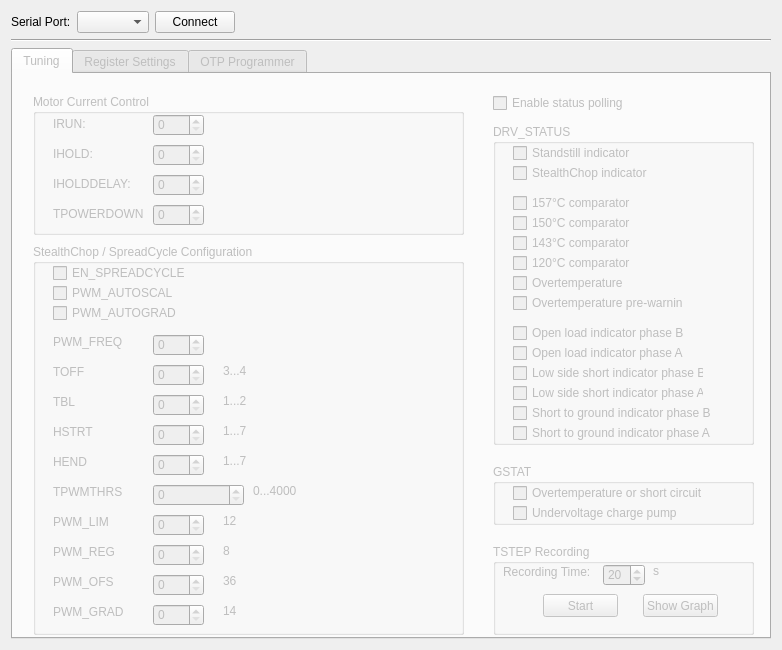
<?xml version="1.0" encoding="UTF-8"?>
<ui version="4.0">
 <class>Dialog</class>
 <widget class="QDialog" name="Dialog">
  <property name="geometry">
   <rect>
    <x>0</x>
    <y>0</y>
    <width>782</width>
    <height>650</height>
   </rect>
  </property>
  <property name="sizePolicy">
   <sizepolicy hsizetype="Preferred" vsizetype="Preferred">
    <horstretch>0</horstretch>
    <verstretch>0</verstretch>
   </sizepolicy>
  </property>
  <property name="windowTitle">
   <string>SilentStepStick-TMC2208 Configurator v1.0 (www.watterott.com)</string>
  </property>
  <layout class="QGridLayout" name="gridLayout">
   <property name="sizeConstraint">
    <enum>QLayout::SetDefaultConstraint</enum>
   </property>
   <item row="1" column="0">
    <layout class="QHBoxLayout" name="horizontalLayout_3">
     <item>
      <widget class="QLabel" name="label_31">
       <property name="text">
        <string>Serial Port:</string>
       </property>
      </widget>
     </item>
     <item>
      <widget class="QComboBox" name="COMPORT_comboBox"/>
     </item>
     <item>
      <widget class="QPushButton" name="Connect_pushButton">
       <property name="text">
        <string>Connect</string>
       </property>
       <property name="autoDefault">
        <bool>false</bool>
       </property>
      </widget>
     </item>
     <item>
      <widget class="QLabel" name="RW_label">
       <property name="text">
        <string/>
       </property>
      </widget>
     </item>
     <item>
      <spacer name="horizontalSpacer">
       <property name="orientation">
        <enum>Qt::Horizontal</enum>
       </property>
       <property name="sizeHint" stdset="0">
        <size>
         <width>40</width>
         <height>20</height>
        </size>
       </property>
      </spacer>
     </item>
    </layout>
   </item>
   <item row="3" column="0">
    <widget class="QTabWidget" name="tabWidget">
     <property name="enabled">
      <bool>false</bool>
     </property>
     <property name="currentIndex">
      <number>0</number>
     </property>
     <widget class="QWidget" name="tab_5">
      <attribute name="title">
       <string>Tuning</string>
      </attribute>
      <widget class="QGroupBox" name="groupBox">
       <property name="geometry">
        <rect>
         <x>20</x>
         <y>20</y>
         <width>431</width>
         <height>141</height>
        </rect>
       </property>
       <property name="title">
        <string>Motor Current Control</string>
       </property>
       <widget class="QLabel" name="I_HOLD_Label">
        <property name="geometry">
         <rect>
          <x>190</x>
          <y>50</y>
          <width>221</width>
          <height>16</height>
         </rect>
        </property>
        <property name="text">
         <string/>
        </property>
       </widget>
       <widget class="QLabel" name="label_5">
        <property name="geometry">
         <rect>
          <x>20</x>
          <y>80</y>
          <width>81</width>
          <height>20</height>
         </rect>
        </property>
        <property name="text">
         <string>IHOLDDELAY:</string>
        </property>
       </widget>
       <widget class="QSpinBox" name="spinBox_I_HOLD">
        <property name="geometry">
         <rect>
          <x>120</x>
          <y>50</y>
          <width>51</width>
          <height>22</height>
         </rect>
        </property>
        <property name="maximum">
         <number>31</number>
        </property>
        <property name="value">
         <number>0</number>
        </property>
       </widget>
       <widget class="QSpinBox" name="spinBox_T_POWER_DOWN">
        <property name="geometry">
         <rect>
          <x>120</x>
          <y>110</y>
          <width>51</width>
          <height>22</height>
         </rect>
        </property>
        <property name="maximum">
         <number>255</number>
        </property>
       </widget>
       <widget class="QLabel" name="label_2">
        <property name="geometry">
         <rect>
          <x>20</x>
          <y>50</y>
          <width>51</width>
          <height>20</height>
         </rect>
        </property>
        <property name="text">
         <string>IHOLD:</string>
        </property>
       </widget>
       <widget class="QLabel" name="label">
        <property name="geometry">
         <rect>
          <x>20</x>
          <y>20</y>
          <width>51</width>
          <height>20</height>
         </rect>
        </property>
        <property name="text">
         <string>IRUN:</string>
        </property>
       </widget>
       <widget class="QLabel" name="label_6">
        <property name="geometry">
         <rect>
          <x>20</x>
          <y>110</y>
          <width>91</width>
          <height>20</height>
         </rect>
        </property>
        <property name="text">
         <string>TPOWERDOWN:</string>
        </property>
       </widget>
       <widget class="QSpinBox" name="spinBox_I_HOLD_DELAY">
        <property name="geometry">
         <rect>
          <x>120</x>
          <y>80</y>
          <width>51</width>
          <height>22</height>
         </rect>
        </property>
        <property name="maximum">
         <number>15</number>
        </property>
       </widget>
       <widget class="QSpinBox" name="spinBox_I_RUN">
        <property name="geometry">
         <rect>
          <x>120</x>
          <y>20</y>
          <width>51</width>
          <height>22</height>
         </rect>
        </property>
        <property name="maximum">
         <number>31</number>
        </property>
        <property name="value">
         <number>0</number>
        </property>
       </widget>
       <widget class="QLabel" name="I_RUN_Label">
        <property name="geometry">
         <rect>
          <x>190</x>
          <y>20</y>
          <width>201</width>
          <height>16</height>
         </rect>
        </property>
        <property name="text">
         <string/>
        </property>
       </widget>
       <widget class="QLabel" name="TPOWERDOWN_Label">
        <property name="geometry">
         <rect>
          <x>190</x>
          <y>110</y>
          <width>211</width>
          <height>16</height>
         </rect>
        </property>
        <property name="text">
         <string/>
        </property>
       </widget>
       <widget class="QLabel" name="IHOLDDELAY_Label">
        <property name="geometry">
         <rect>
          <x>190</x>
          <y>80</y>
          <width>201</width>
          <height>16</height>
         </rect>
        </property>
        <property name="text">
         <string/>
        </property>
       </widget>
      </widget>
      <widget class="QGroupBox" name="groupBox_2">
       <property name="geometry">
        <rect>
         <x>20</x>
         <y>170</y>
         <width>431</width>
         <height>391</height>
        </rect>
       </property>
       <property name="title">
        <string>StealthChop / SpreadCycle Configuration</string>
       </property>
       <widget class="QCheckBox" name="EN_SPREADCYCLE_checkBox">
        <property name="geometry">
         <rect>
          <x>20</x>
          <y>20</y>
          <width>141</width>
          <height>18</height>
         </rect>
        </property>
        <property name="text">
         <string>EN_SPREADCYCLE</string>
        </property>
       </widget>
       <widget class="QCheckBox" name="PWM_AUTOSCALE_checkBox">
        <property name="geometry">
         <rect>
          <x>20</x>
          <y>40</y>
          <width>121</width>
          <height>18</height>
         </rect>
        </property>
        <property name="text">
         <string>PWM_AUTOSCALE</string>
        </property>
       </widget>
       <widget class="QCheckBox" name="PWM_AUTOGRAD_checkBox">
        <property name="geometry">
         <rect>
          <x>20</x>
          <y>60</y>
          <width>131</width>
          <height>18</height>
         </rect>
        </property>
        <property name="text">
         <string>PWM_AUTOGRAD</string>
        </property>
       </widget>
       <widget class="QLabel" name="label_3">
        <property name="geometry">
         <rect>
          <x>20</x>
          <y>90</y>
          <width>81</width>
          <height>16</height>
         </rect>
        </property>
        <property name="text">
         <string>PWM_FREQ</string>
        </property>
       </widget>
       <widget class="QSpinBox" name="TOFF_spinBox">
        <property name="geometry">
         <rect>
          <x>120</x>
          <y>120</y>
          <width>51</width>
          <height>22</height>
         </rect>
        </property>
        <property name="maximum">
         <number>15</number>
        </property>
        <property name="value">
         <number>0</number>
        </property>
       </widget>
       <widget class="QLabel" name="label_4">
        <property name="geometry">
         <rect>
          <x>20</x>
          <y>120</y>
          <width>81</width>
          <height>16</height>
         </rect>
        </property>
        <property name="text">
         <string>TOFF</string>
        </property>
       </widget>
       <widget class="QSpinBox" name="TBL_spinBox">
        <property name="geometry">
         <rect>
          <x>120</x>
          <y>150</y>
          <width>51</width>
          <height>22</height>
         </rect>
        </property>
        <property name="maximum">
         <number>3</number>
        </property>
        <property name="value">
         <number>0</number>
        </property>
       </widget>
       <widget class="QLabel" name="label_7">
        <property name="geometry">
         <rect>
          <x>20</x>
          <y>150</y>
          <width>81</width>
          <height>16</height>
         </rect>
        </property>
        <property name="text">
         <string>TBL</string>
        </property>
       </widget>
       <widget class="QLabel" name="label_8">
        <property name="geometry">
         <rect>
          <x>20</x>
          <y>180</y>
          <width>81</width>
          <height>16</height>
         </rect>
        </property>
        <property name="text">
         <string>HSTRT</string>
        </property>
       </widget>
       <widget class="QSpinBox" name="HSTRT_spinBox">
        <property name="geometry">
         <rect>
          <x>120</x>
          <y>180</y>
          <width>51</width>
          <height>22</height>
         </rect>
        </property>
        <property name="maximum">
         <number>7</number>
        </property>
        <property name="value">
         <number>0</number>
        </property>
       </widget>
       <widget class="QLabel" name="label_9">
        <property name="geometry">
         <rect>
          <x>20</x>
          <y>210</y>
          <width>81</width>
          <height>16</height>
         </rect>
        </property>
        <property name="text">
         <string>HEND</string>
        </property>
       </widget>
       <widget class="QSpinBox" name="HEND_spinBox">
        <property name="geometry">
         <rect>
          <x>120</x>
          <y>210</y>
          <width>51</width>
          <height>22</height>
         </rect>
        </property>
        <property name="maximum">
         <number>15</number>
        </property>
        <property name="value">
         <number>0</number>
        </property>
       </widget>
       <widget class="QLabel" name="label_10">
        <property name="geometry">
         <rect>
          <x>20</x>
          <y>240</y>
          <width>81</width>
          <height>16</height>
         </rect>
        </property>
        <property name="text">
         <string>TPWMTHRS</string>
        </property>
       </widget>
       <widget class="QLabel" name="label_11">
        <property name="geometry">
         <rect>
          <x>20</x>
          <y>270</y>
          <width>81</width>
          <height>16</height>
         </rect>
        </property>
        <property name="text">
         <string>PWM_LIM</string>
        </property>
       </widget>
       <widget class="QSpinBox" name="PWM_LIM_spinBox">
        <property name="geometry">
         <rect>
          <x>120</x>
          <y>270</y>
          <width>51</width>
          <height>22</height>
         </rect>
        </property>
        <property name="maximum">
         <number>15</number>
        </property>
        <property name="value">
         <number>0</number>
        </property>
       </widget>
       <widget class="QSpinBox" name="PWM_FREQ_spinBox">
        <property name="geometry">
         <rect>
          <x>120</x>
          <y>90</y>
          <width>51</width>
          <height>22</height>
         </rect>
        </property>
        <property name="maximum">
         <number>3</number>
        </property>
        <property name="value">
         <number>0</number>
        </property>
       </widget>
       <widget class="QLabel" name="PWM_FREQ_Label">
        <property name="geometry">
         <rect>
          <x>190</x>
          <y>90</y>
          <width>211</width>
          <height>16</height>
         </rect>
        </property>
        <property name="text">
         <string/>
        </property>
       </widget>
       <widget class="QLabel" name="label_12">
        <property name="geometry">
         <rect>
          <x>190</x>
          <y>120</y>
          <width>47</width>
          <height>13</height>
         </rect>
        </property>
        <property name="text">
         <string>3...4</string>
        </property>
       </widget>
       <widget class="QLabel" name="label_13">
        <property name="geometry">
         <rect>
          <x>190</x>
          <y>150</y>
          <width>47</width>
          <height>13</height>
         </rect>
        </property>
        <property name="text">
         <string>1...2</string>
        </property>
       </widget>
       <widget class="QLabel" name="label_14">
        <property name="geometry">
         <rect>
          <x>190</x>
          <y>180</y>
          <width>47</width>
          <height>13</height>
         </rect>
        </property>
        <property name="text">
         <string>1...7</string>
        </property>
       </widget>
       <widget class="QLabel" name="label_15">
        <property name="geometry">
         <rect>
          <x>190</x>
          <y>210</y>
          <width>47</width>
          <height>13</height>
         </rect>
        </property>
        <property name="text">
         <string>1...7</string>
        </property>
       </widget>
       <widget class="QSpinBox" name="TPWMTHRS_spinBox">
        <property name="geometry">
         <rect>
          <x>120</x>
          <y>240</y>
          <width>91</width>
          <height>22</height>
         </rect>
        </property>
        <property name="maximum">
         <number>1048575</number>
        </property>
        <property name="singleStep">
         <number>1</number>
        </property>
       </widget>
       <widget class="QLabel" name="label_16">
        <property name="geometry">
         <rect>
          <x>190</x>
          <y>270</y>
          <width>47</width>
          <height>13</height>
         </rect>
        </property>
        <property name="text">
         <string>12</string>
        </property>
       </widget>
       <widget class="QLabel" name="label_19">
        <property name="geometry">
         <rect>
          <x>220</x>
          <y>240</y>
          <width>47</width>
          <height>13</height>
         </rect>
        </property>
        <property name="text">
         <string>0...4000</string>
        </property>
       </widget>
       <widget class="QLabel" name="label_20">
        <property name="geometry">
         <rect>
          <x>20</x>
          <y>300</y>
          <width>81</width>
          <height>16</height>
         </rect>
        </property>
        <property name="text">
         <string>PWM_REG</string>
        </property>
       </widget>
       <widget class="QLabel" name="label_21">
        <property name="geometry">
         <rect>
          <x>20</x>
          <y>330</y>
          <width>81</width>
          <height>16</height>
         </rect>
        </property>
        <property name="text">
         <string>PWM_OFS</string>
        </property>
       </widget>
       <widget class="QLabel" name="label_22">
        <property name="geometry">
         <rect>
          <x>20</x>
          <y>360</y>
          <width>81</width>
          <height>16</height>
         </rect>
        </property>
        <property name="text">
         <string>PWM_GRAD</string>
        </property>
       </widget>
       <widget class="QSpinBox" name="PWM_REG_spinBox">
        <property name="geometry">
         <rect>
          <x>120</x>
          <y>300</y>
          <width>51</width>
          <height>22</height>
         </rect>
        </property>
        <property name="maximum">
         <number>15</number>
        </property>
        <property name="value">
         <number>0</number>
        </property>
       </widget>
       <widget class="QSpinBox" name="PWM_GRAD_spinBox">
        <property name="geometry">
         <rect>
          <x>120</x>
          <y>360</y>
          <width>51</width>
          <height>22</height>
         </rect>
        </property>
        <property name="maximum">
         <number>255</number>
        </property>
        <property name="value">
         <number>0</number>
        </property>
       </widget>
       <widget class="QLabel" name="label_23">
        <property name="geometry">
         <rect>
          <x>190</x>
          <y>300</y>
          <width>47</width>
          <height>13</height>
         </rect>
        </property>
        <property name="text">
         <string>8</string>
        </property>
       </widget>
       <widget class="QSpinBox" name="PWM_OFS_spinBox">
        <property name="geometry">
         <rect>
          <x>120</x>
          <y>330</y>
          <width>51</width>
          <height>22</height>
         </rect>
        </property>
        <property name="maximum">
         <number>255</number>
        </property>
       </widget>
       <widget class="QLabel" name="label_24">
        <property name="geometry">
         <rect>
          <x>190</x>
          <y>330</y>
          <width>47</width>
          <height>13</height>
         </rect>
        </property>
        <property name="text">
         <string>36</string>
        </property>
       </widget>
       <widget class="QLabel" name="label_25">
        <property name="geometry">
         <rect>
          <x>190</x>
          <y>360</y>
          <width>47</width>
          <height>13</height>
         </rect>
        </property>
        <property name="text">
         <string>14</string>
        </property>
       </widget>
      </widget>
      <widget class="QGroupBox" name="DRV_STATUS_Polling_groupBox">
       <property name="enabled">
        <bool>false</bool>
       </property>
       <property name="geometry">
        <rect>
         <x>480</x>
         <y>50</y>
         <width>261</width>
         <height>321</height>
        </rect>
       </property>
       <property name="title">
        <string>DRV_STATUS</string>
       </property>
       <property name="checkable">
        <bool>false</bool>
       </property>
       <property name="checked">
        <bool>false</bool>
       </property>
       <widget class="QCheckBox" name="checkBox_1">
        <property name="enabled">
         <bool>false</bool>
        </property>
        <property name="geometry">
         <rect>
          <x>20</x>
          <y>20</y>
          <width>171</width>
          <height>18</height>
         </rect>
        </property>
        <property name="text">
         <string>Standstill indicator</string>
        </property>
        <property name="checkable">
         <bool>false</bool>
        </property>
       </widget>
       <widget class="QCheckBox" name="checkBox_2">
        <property name="enabled">
         <bool>false</bool>
        </property>
        <property name="geometry">
         <rect>
          <x>20</x>
          <y>40</y>
          <width>171</width>
          <height>18</height>
         </rect>
        </property>
        <property name="text">
         <string>StealthChop indicator</string>
        </property>
        <property name="checkable">
         <bool>false</bool>
        </property>
       </widget>
       <widget class="QCheckBox" name="checkBox_3">
        <property name="enabled">
         <bool>false</bool>
        </property>
        <property name="geometry">
         <rect>
          <x>20</x>
          <y>70</y>
          <width>171</width>
          <height>18</height>
         </rect>
        </property>
        <property name="text">
         <string>157°C comparator</string>
        </property>
        <property name="checkable">
         <bool>false</bool>
        </property>
       </widget>
       <widget class="QCheckBox" name="checkBox_4">
        <property name="enabled">
         <bool>false</bool>
        </property>
        <property name="geometry">
         <rect>
          <x>20</x>
          <y>90</y>
          <width>171</width>
          <height>18</height>
         </rect>
        </property>
        <property name="text">
         <string>150°C comparator</string>
        </property>
        <property name="checkable">
         <bool>false</bool>
        </property>
       </widget>
       <widget class="QCheckBox" name="checkBox_5">
        <property name="enabled">
         <bool>false</bool>
        </property>
        <property name="geometry">
         <rect>
          <x>20</x>
          <y>110</y>
          <width>171</width>
          <height>18</height>
         </rect>
        </property>
        <property name="text">
         <string>143°C comparator</string>
        </property>
        <property name="checkable">
         <bool>false</bool>
        </property>
       </widget>
       <widget class="QCheckBox" name="checkBox_6">
        <property name="enabled">
         <bool>false</bool>
        </property>
        <property name="geometry">
         <rect>
          <x>20</x>
          <y>130</y>
          <width>171</width>
          <height>18</height>
         </rect>
        </property>
        <property name="text">
         <string>120°C comparator</string>
        </property>
        <property name="checkable">
         <bool>false</bool>
        </property>
       </widget>
       <widget class="QCheckBox" name="checkBox_7">
        <property name="enabled">
         <bool>false</bool>
        </property>
        <property name="geometry">
         <rect>
          <x>20</x>
          <y>150</y>
          <width>171</width>
          <height>18</height>
         </rect>
        </property>
        <property name="text">
         <string>Overtemperature</string>
        </property>
        <property name="checkable">
         <bool>false</bool>
        </property>
       </widget>
       <widget class="QCheckBox" name="checkBox_8">
        <property name="enabled">
         <bool>false</bool>
        </property>
        <property name="geometry">
         <rect>
          <x>20</x>
          <y>170</y>
          <width>171</width>
          <height>18</height>
         </rect>
        </property>
        <property name="text">
         <string>Overtemperature pre-warning</string>
        </property>
        <property name="checkable">
         <bool>false</bool>
        </property>
       </widget>
       <widget class="QCheckBox" name="checkBox_9">
        <property name="enabled">
         <bool>false</bool>
        </property>
        <property name="geometry">
         <rect>
          <x>20</x>
          <y>200</y>
          <width>191</width>
          <height>18</height>
         </rect>
        </property>
        <property name="text">
         <string>Open load indicator phase B</string>
        </property>
        <property name="checkable">
         <bool>false</bool>
        </property>
       </widget>
       <widget class="QCheckBox" name="checkBox_10">
        <property name="enabled">
         <bool>false</bool>
        </property>
        <property name="geometry">
         <rect>
          <x>20</x>
          <y>220</y>
          <width>191</width>
          <height>18</height>
         </rect>
        </property>
        <property name="text">
         <string>Open load indicator phase A</string>
        </property>
        <property name="checkable">
         <bool>false</bool>
        </property>
       </widget>
       <widget class="QCheckBox" name="checkBox_11">
        <property name="enabled">
         <bool>false</bool>
        </property>
        <property name="geometry">
         <rect>
          <x>20</x>
          <y>240</y>
          <width>191</width>
          <height>18</height>
         </rect>
        </property>
        <property name="text">
         <string>Low side short indicator phase B</string>
        </property>
        <property name="checkable">
         <bool>false</bool>
        </property>
       </widget>
       <widget class="QCheckBox" name="checkBox_12">
        <property name="enabled">
         <bool>false</bool>
        </property>
        <property name="geometry">
         <rect>
          <x>20</x>
          <y>260</y>
          <width>191</width>
          <height>18</height>
         </rect>
        </property>
        <property name="text">
         <string>Low side short indicator phase A</string>
        </property>
        <property name="checkable">
         <bool>false</bool>
        </property>
       </widget>
       <widget class="QCheckBox" name="checkBox_13">
        <property name="enabled">
         <bool>false</bool>
        </property>
        <property name="geometry">
         <rect>
          <x>20</x>
          <y>280</y>
          <width>201</width>
          <height>18</height>
         </rect>
        </property>
        <property name="text">
         <string>Short to ground indicator phase B</string>
        </property>
        <property name="checkable">
         <bool>false</bool>
        </property>
       </widget>
       <widget class="QCheckBox" name="checkBox_14">
        <property name="enabled">
         <bool>false</bool>
        </property>
        <property name="geometry">
         <rect>
          <x>20</x>
          <y>300</y>
          <width>201</width>
          <height>18</height>
         </rect>
        </property>
        <property name="text">
         <string>Short to ground indicator phase A</string>
        </property>
        <property name="checkable">
         <bool>false</bool>
        </property>
       </widget>
      </widget>
      <widget class="QCheckBox" name="DRV_STATUS_polling_checkBox">
       <property name="geometry">
        <rect>
         <x>480</x>
         <y>20</y>
         <width>141</width>
         <height>18</height>
        </rect>
       </property>
       <property name="text">
        <string>Enable status polling</string>
       </property>
      </widget>
      <widget class="QGroupBox" name="groupBox_3">
       <property name="geometry">
        <rect>
         <x>480</x>
         <y>470</y>
         <width>261</width>
         <height>91</height>
        </rect>
       </property>
       <property name="title">
        <string>TSTEP Recording</string>
       </property>
       <widget class="QPushButton" name="RecordingStart_pushButton">
        <property name="geometry">
         <rect>
          <x>50</x>
          <y>50</y>
          <width>75</width>
          <height>23</height>
         </rect>
        </property>
        <property name="text">
         <string>Start</string>
        </property>
       </widget>
       <widget class="QPushButton" name="RecordingShow_pushButton">
        <property name="geometry">
         <rect>
          <x>150</x>
          <y>50</y>
          <width>75</width>
          <height>23</height>
         </rect>
        </property>
        <property name="text">
         <string>Show Graph</string>
        </property>
       </widget>
       <widget class="QSpinBox" name="RecordingTime_spinBox">
        <property name="geometry">
         <rect>
          <x>110</x>
          <y>20</y>
          <width>42</width>
          <height>22</height>
         </rect>
        </property>
        <property name="minimum">
         <number>1</number>
        </property>
        <property name="value">
         <number>20</number>
        </property>
       </widget>
       <widget class="QLabel" name="label_17">
        <property name="geometry">
         <rect>
          <x>10</x>
          <y>20</y>
          <width>91</width>
          <height>16</height>
         </rect>
        </property>
        <property name="text">
         <string>Recording Time:</string>
        </property>
       </widget>
       <widget class="QLabel" name="label_18">
        <property name="geometry">
         <rect>
          <x>160</x>
          <y>20</y>
          <width>47</width>
          <height>13</height>
         </rect>
        </property>
        <property name="text">
         <string>s</string>
        </property>
       </widget>
      </widget>
      <widget class="QGroupBox" name="GSTAT_groupBox">
       <property name="enabled">
        <bool>false</bool>
       </property>
       <property name="geometry">
        <rect>
         <x>480</x>
         <y>390</y>
         <width>261</width>
         <height>61</height>
        </rect>
       </property>
       <property name="title">
        <string>GSTAT</string>
       </property>
       <widget class="QCheckBox" name="checkBox_15">
        <property name="enabled">
         <bool>false</bool>
        </property>
        <property name="geometry">
         <rect>
          <x>20</x>
          <y>20</y>
          <width>231</width>
          <height>18</height>
         </rect>
        </property>
        <property name="text">
         <string>Overtemperature or short circuit</string>
        </property>
        <property name="checkable">
         <bool>false</bool>
        </property>
       </widget>
       <widget class="QCheckBox" name="checkBox_16">
        <property name="enabled">
         <bool>false</bool>
        </property>
        <property name="geometry">
         <rect>
          <x>20</x>
          <y>40</y>
          <width>171</width>
          <height>18</height>
         </rect>
        </property>
        <property name="text">
         <string>Undervoltage charge pump</string>
        </property>
        <property name="checkable">
         <bool>false</bool>
        </property>
       </widget>
      </widget>
     </widget>
     <widget class="QWidget" name="tab">
      <attribute name="title">
       <string>Register Settings</string>
      </attribute>
      <layout class="QGridLayout" name="gridLayout_3">
       <item row="0" column="0">
        <layout class="QHBoxLayout" name="horizontalLayout_2">
         <item>
          <widget class="QTreeWidget" name="GeneralTreeWidget">
           <attribute name="headerDefaultSectionSize">
            <number>200</number>
           </attribute>
           <column>
            <property name="text">
             <string>Register</string>
            </property>
           </column>
           <column>
            <property name="text">
             <string>Value</string>
            </property>
           </column>
           <column>
            <property name="text">
             <string>Info</string>
            </property>
           </column>
          </widget>
         </item>
         <item>
          <layout class="QVBoxLayout" name="verticalLayout_2">
           <item alignment="Qt::AlignTop">
            <widget class="QPushButton" name="ReadAllButton">
             <property name="text">
              <string>Read all Registers</string>
             </property>
            </widget>
           </item>
           <item>
            <spacer name="verticalSpacer_2">
             <property name="orientation">
              <enum>Qt::Vertical</enum>
             </property>
             <property name="sizeHint" stdset="0">
              <size>
               <width>20</width>
               <height>40</height>
              </size>
             </property>
            </spacer>
           </item>
          </layout>
         </item>
        </layout>
       </item>
      </layout>
     </widget>
     <widget class="QWidget" name="tab_2">
      <attribute name="title">
       <string>OTP Programmer</string>
      </attribute>
      <widget class="QLabel" name="label_26">
       <property name="geometry">
        <rect>
         <x>30</x>
         <y>20</y>
         <width>691</width>
         <height>61</height>
        </rect>
       </property>
       <property name="text">
        <string>&lt;html&gt;&lt;head/&gt;&lt;body&gt;&lt;p align=&quot;center&quot;&gt;&lt;span style=&quot; font-size:18pt; font-weight:600; color:#ff0000;&quot;&gt;WARNING!&lt;/span&gt;&lt;/p&gt;&lt;p&gt;&lt;span style=&quot; font-size:9pt;&quot;&gt;Write OTP memory (one bit at a time). Please refer to the TMC2208 datasheet!&lt;/span&gt;&lt;/p&gt;&lt;/body&gt;&lt;/html&gt;</string>
       </property>
      </widget>
      <widget class="QGroupBox" name="groupBox_5">
       <property name="geometry">
        <rect>
         <x>30</x>
         <y>90</y>
         <width>691</width>
         <height>171</height>
        </rect>
       </property>
       <property name="title">
        <string>OTP Writer</string>
       </property>
       <widget class="QPushButton" name="OTP_pushButton">
        <property name="geometry">
         <rect>
          <x>50</x>
          <y>130</y>
          <width>161</width>
          <height>23</height>
         </rect>
        </property>
        <property name="text">
         <string>Write 1-bit to OTP memory</string>
        </property>
       </widget>
       <widget class="QLabel" name="label_27">
        <property name="geometry">
         <rect>
          <x>30</x>
          <y>30</y>
          <width>47</width>
          <height>13</height>
         </rect>
        </property>
        <property name="text">
         <string>OTPBYTE:</string>
        </property>
       </widget>
       <widget class="QSpinBox" name="OTPBIT_spinBox">
        <property name="geometry">
         <rect>
          <x>90</x>
          <y>60</y>
          <width>42</width>
          <height>22</height>
         </rect>
        </property>
        <property name="maximum">
         <number>7</number>
        </property>
       </widget>
       <widget class="QSpinBox" name="OTPBYTE_spinBox">
        <property name="geometry">
         <rect>
          <x>90</x>
          <y>30</y>
          <width>42</width>
          <height>22</height>
         </rect>
        </property>
        <property name="maximum">
         <number>2</number>
        </property>
       </widget>
       <widget class="QLabel" name="label_28">
        <property name="geometry">
         <rect>
          <x>30</x>
          <y>60</y>
          <width>47</width>
          <height>13</height>
         </rect>
        </property>
        <property name="text">
         <string>OTPBIT:</string>
        </property>
       </widget>
       <widget class="QLabel" name="label_30">
        <property name="geometry">
         <rect>
          <x>150</x>
          <y>60</y>
          <width>47</width>
          <height>13</height>
         </rect>
        </property>
        <property name="text">
         <string>0..7</string>
        </property>
       </widget>
       <widget class="QLabel" name="label_29">
        <property name="geometry">
         <rect>
          <x>150</x>
          <y>30</y>
          <width>47</width>
          <height>13</height>
         </rect>
        </property>
        <property name="text">
         <string>0..2</string>
        </property>
       </widget>
       <widget class="QLabel" name="OTP_Name_label">
        <property name="geometry">
         <rect>
          <x>90</x>
          <y>100</y>
          <width>91</width>
          <height>16</height>
         </rect>
        </property>
        <property name="text">
         <string>&lt;html&gt;&lt;head/&gt;&lt;body&gt;&lt;p&gt;&lt;span style=&quot; font-size:10pt;&quot;&gt;Name: otp0.0&lt;/span&gt;&lt;/p&gt;&lt;/body&gt;&lt;/html&gt;</string>
        </property>
       </widget>
      </widget>
     </widget>
    </widget>
   </item>
   <item row="2" column="0">
    <widget class="Line" name="line">
     <property name="orientation">
      <enum>Qt::Horizontal</enum>
     </property>
    </widget>
   </item>
  </layout>
 </widget>
 <tabstops>
  <tabstop>spinBox_I_RUN</tabstop>
  <tabstop>spinBox_I_HOLD</tabstop>
  <tabstop>spinBox_I_HOLD_DELAY</tabstop>
  <tabstop>spinBox_T_POWER_DOWN</tabstop>
  <tabstop>EN_SPREADCYCLE_checkBox</tabstop>
  <tabstop>PWM_AUTOSCALE_checkBox</tabstop>
  <tabstop>PWM_AUTOGRAD_checkBox</tabstop>
  <tabstop>PWM_FREQ_spinBox</tabstop>
  <tabstop>TOFF_spinBox</tabstop>
  <tabstop>TBL_spinBox</tabstop>
  <tabstop>HSTRT_spinBox</tabstop>
  <tabstop>HEND_spinBox</tabstop>
  <tabstop>PWM_LIM_spinBox</tabstop>
  <tabstop>GeneralTreeWidget</tabstop>
  <tabstop>ReadAllButton</tabstop>
 </tabstops>
 <resources/>
 <connections/>
</ui>
